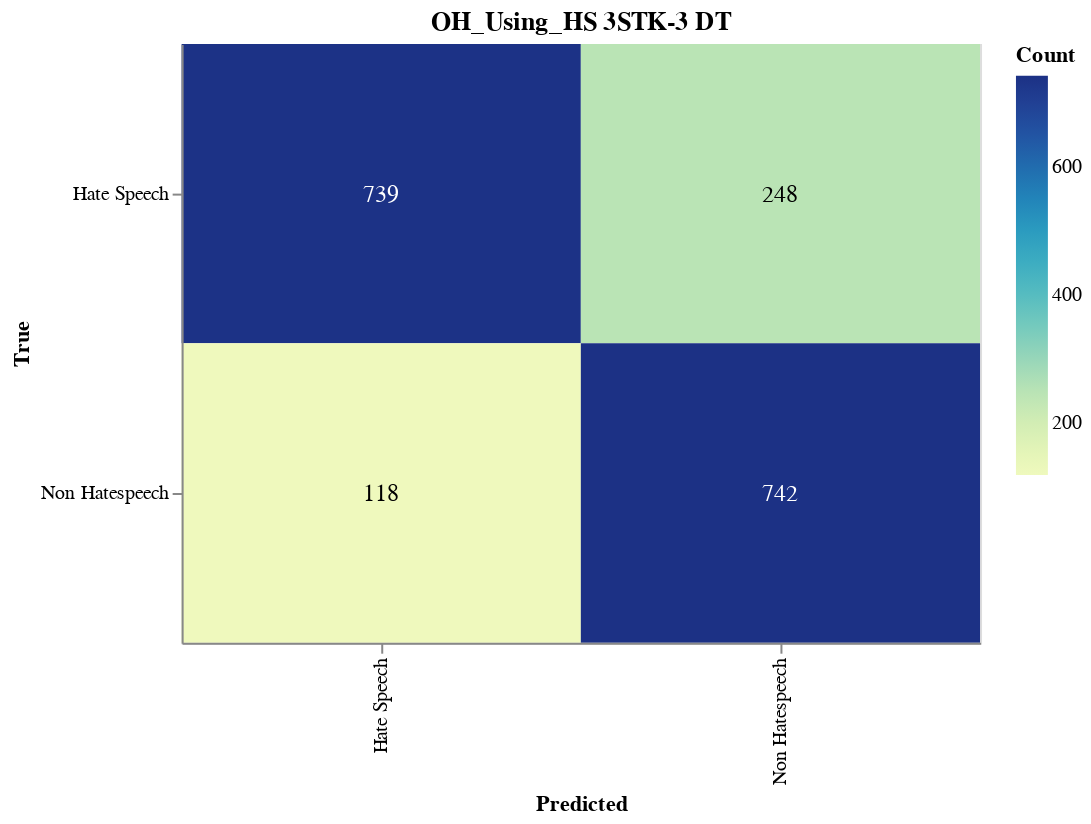

This figure's notebook cell:
### Markdown cell above
#### Save CM

### Code cell
import altair as alt
import altair_saver
import pandas as pd
from sklearn.metrics import confusion_matrix

# Calculate the confusion matrix
cm = confusion_matrix(y_val, adjusted_predictions)

# Define class names
class_names = ['Hate Speech', 'Non Hatespeech']

# Convert confusion matrix to DataFrame
cm_df = pd.DataFrame(cm, index=class_names, columns=class_names).reset_index().melt(id_vars='index')
cm_df.columns = ['True', 'Predicted', 'Count']

# Ensure the order of categories
cm_df['True'] = pd.Categorical(cm_df['True'], categories=class_names, ordered=True)
cm_df['Predicted'] = pd.Categorical(cm_df['Predicted'], categories=class_names, ordered=True)

# Create the Altair plot
heatmap = alt.Chart(cm_df).mark_rect().encode(
    x=alt.X('Predicted:O', sort=class_names),
    y=alt.Y('True:O', sort=class_names),
    color='Count:Q',
    tooltip=['True', 'Predicted', 'Count']
).properties(
    width=400,
    height=300,
    title='OH_Using_HS 3STK-3 DT'
)

# Add text labels
text = heatmap.mark_text(
    align='center',
    baseline='middle',
    fontSize=12
).encode(
    text='Count:Q',
    color=alt.condition(
        alt.datum.Count > cm.max() / 2,
        alt.value('white'),
        alt.value('black')
    )
)

# Combine heatmap and text
final_chart = heatmap + text

# Display the plot
final_chart.show()

### Figure 1 — Vega-Lite specification as saved in the notebook (floating-point values rounded to 4 significant figures)
{"config": {"view": {"continuousWidth": 300, "continuousHeight": 300}}, "layer": [{"mark": {"type": "rect"}, "encoding": {"color": {"field": "Count", "type": "quantitative"}, "tooltip": [{"field": "True", "type": "ordinal"}, {"field": "Predicted", "type": "ordinal"}, {"field": "Count", "type": "quantitative"}], "x": {"field": "Predicted", "sort": ["Hate Speech", "Non Hatespeech"], "type": "ordinal"}, "y": {"field": "True", "sort": ["Hate Speech", "Non Hatespeech"], "type": "ordinal"}}, "title": "OH_Using_HS 3STK-3 DT"}, {"mark": {"type": "text", "align": "center", "baseline": "middle", "fontSize": 12}, "encoding": {"color": {"condition": {"test": "(datum.Count > 371.0)", "value": "white"}, "value": "black"}, "text": {"field": "Count", "type": "quantitative"}, "tooltip": [{"field": "True", "type": "ordinal"}, {"field": "Predicted", "type": "ordinal"}, {"field": "Count", "type": "quantitative"}], "x": {"field": "Predicted", "sort": ["Hate Speech", "Non Hatespeech"], "type": "ordinal"}, "y": {"field": "True", "sort": ["Hate Speech", "Non Hatespeech"], "type": "ordinal"}}, "title": "OH_Using_HS 3STK-3 DT"}], "data": {"name": "data-e3f67e8f993ad46041c928af3ad01f2d"}, "height": 300, "width": 400, "$schema": "https://vega.github.io/schema/vega-lite/v5.17.0.json", "datasets": {"data-e3f67e8f993ad46041c928af3ad01f2d": [{"True": "Hate Speech", "Predicted": "Hate Speech", "Count": 739}, {"True": "Non Hatespeech", "Predicted": "Hate Speech", "Count": 118}, {"True": "Hate Speech", "Predicted": "Non Hatespeech", "Count": 248}, {"True": "Non Hatespeech", "Predicted": "Non Hatespeech", "Count": 742}]}}
